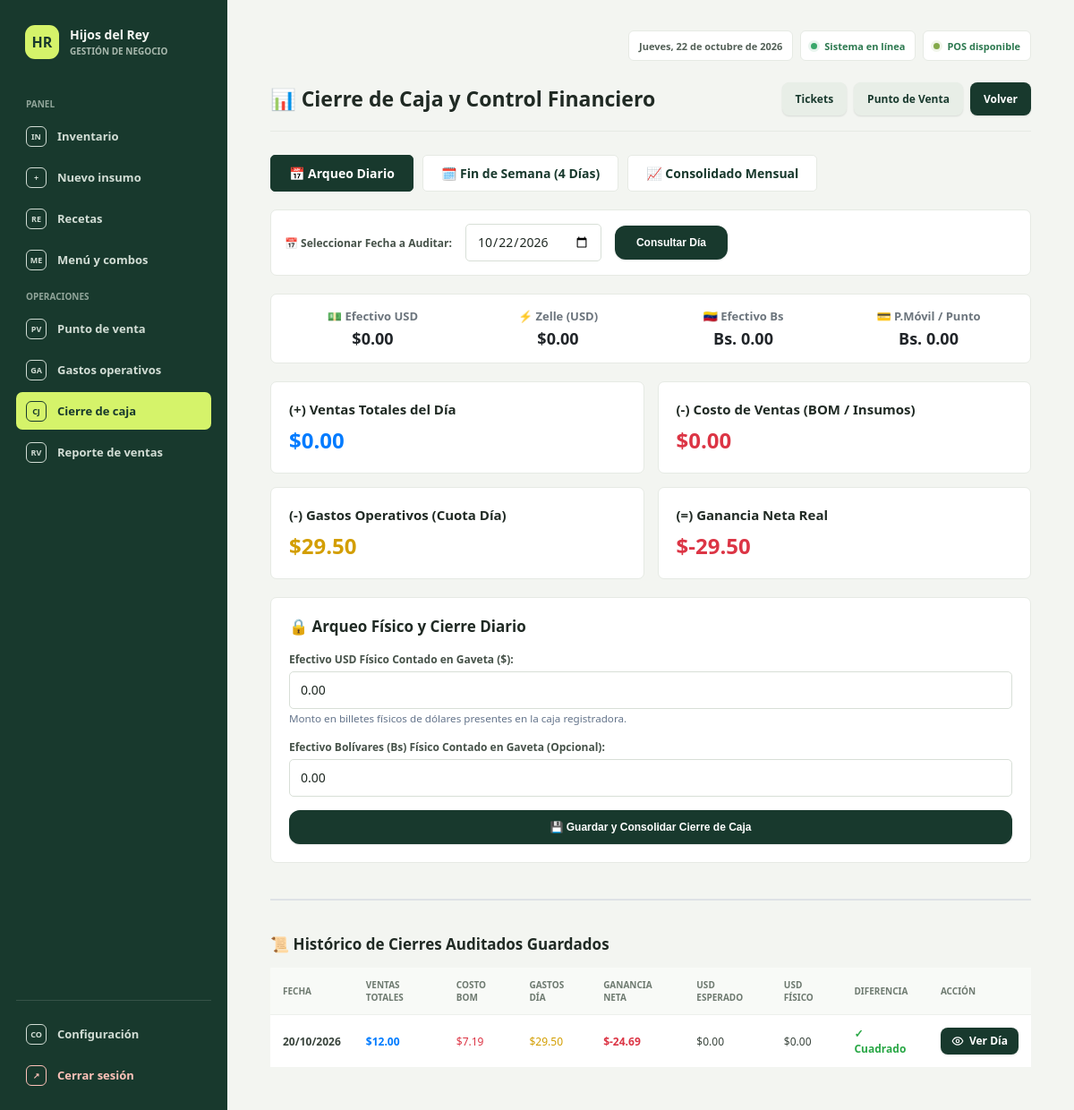
The page /cierre_caja.php (signed in) on the database its author committed.
### tables this page shows
CREATE TABLE `cierre_caja` (
  `id` int NOT NULL AUTO_INCREMENT,
  `fecha` date NOT NULL,
  `total_ventas` decimal(10,2) DEFAULT '0.00',
  `costo_bom` decimal(10,2) DEFAULT '0.00',
  `gastos_dia` decimal(10,2) DEFAULT '0.00',
  `ganancia_neta` decimal(10,2) DEFAULT '0.00',
  `efectivo_esperado` decimal(10,2) DEFAULT '0.00',
  `efectivo_real` decimal(10,2) DEFAULT '0.00',
  `diferencia` decimal(10,2) DEFAULT '0.00',
  `usuario_id` int NOT NULL,
  `creado_en` timestamp NULL DEFAULT CURRENT_TIMESTAMP,
  PRIMARY KEY (`id`),
  UNIQUE KEY `fecha` (`fecha`)
);

### cierre_caja.php (the view, shortened to what this page needs)
<?php
include 'conexion.php';
$es_admin = isset($_SESSION['rol_id']) && $_SESSION['rol_id'] == 1;
$modo = $es_admin ? (isset($_GET['modo']) ? $_GET['modo'] : 'dia') : 'dia';
$fecha_seleccionada = isset($_GET['fecha']) ? $_GET['fecha'] : date('Y-m-d');
if (isset($_GET['mes_num']) && isset($_GET['anio_num'])) {
    $mes_seleccionado = $_GET['anio_num'] . '-' . $_GET['mes_num'];
} else {
    $mes_seleccionado = isset($_GET['mes']) ? $_GET['mes'] : date('Y-m');
}
$stmtGastos = $conexion->query("SELECT monto, frecuencia FROM gastos");
$gastos = $stmtGastos ? $stmtGastos->fetchAll(PDO::FETCH_ASSOC) : [];
$gasto_diario_base = 0;
foreach ($gastos as $g) {
    $monto = floatval($g['monto']);
    switch ($g['frecuencia']) {
        case 'semanal': $gasto_diario_base += ($monto / 4); break;
        case 'mensual': $gasto_diario_base += ($monto / 16); break;
    }
}
if ($modo === 'mes' && $es_admin) {
    $stmtVentas = $conexion->prepare("SELECT SUM(total) as total_mes FROM ventas WHERE DATE_FORMAT(fecha_venta, '%Y-%m') = ?");
    $stmtVentas->execute([$mes_seleccionado]);
    $resVentas = $stmtVentas->fetch(PDO::FETCH_ASSOC);
    $total_ventas_periodo = floatval($resVentas['total_mes'] ?? 0);
    $stmtPagos = $conexion->prepare("
        SELECT pv.metodo_pago, SUM(pv.monto) as total_metodo
        FROM pagos_ventas pv
        JOIN ventas v ON pv.venta_id = v.id
        WHERE DATE_FORMAT(v.fecha_venta, '%Y-%m') = ?
        GROUP BY pv.metodo_pago
    ");
    $stmtPagos->execute([$mes_seleccionado]);
    $pagos_brutos = $stmtPagos->fetchAll(PDO::FETCH_ASSOC);
    $usd_periodo = 0; $bs_periodo = 0; $zelle_periodo = 0; $pago_movil_periodo = 0;
    foreach ($pagos_brutos as $p) {
        $metodo = strtolower($p['metodo_pago']);
        $monto = floatval($p['total_metodo']);
        if (strpos($metodo, 'efectivo usd') !== false || $metodo === 'efectivo' || strpos($metodo, 'dolar') !== false) {
            $usd_periodo += $monto;
        } elseif (strpos($metodo, 'zelle') !== false) {
            $zelle_periodo += $monto;
        } elseif (strpos($metodo, 'pago movil') !== false || strpos($metodo, 'punto') !== false) {
            $pago_movil_periodo += $monto;
        } elseif (strpos($metodo, 'bs') !== false) {
            $bs_periodo += $monto;
        } else {
            $usd_periodo += $monto;
        }
    }
    $stmtDetalles = $conexion->prepare("
        SELECT dv.producto_id, dv.cantidad as cant_vendida
        FROM detalle_ventas dv
        JOIN ventas v ON dv.venta_id = v.id
        WHERE DATE_FORMAT(v.fecha_venta, '%Y-%m') = ?
    ");
    $stmtDetalles->execute([$mes_seleccionado]);
    $detalles_ventas = $stmtDetalles->fetchAll(PDO::FETCH_ASSOC);
    $costo_total_bom_periodo = 0;
    foreach ($detalles_ventas as $dv) {
        $stmtReceta = $conexion->prepare("SELECT insumo_id, cantidad FROM recetas WHERE combo_id = ?");
        $stmtReceta->execute([$dv['producto_id']]);
        $ingredientes = $stmtReceta->fetchAll(PDO::FETCH_ASSOC);
        foreach ($ingredientes as $ing) {
            $stmtIns = $conexion->prepare("SELECT precio_compra FROM productos WHERE id = ?");
            $stmtIns->execute([$ing['insumo_id']]);
            $insumo = $stmtIns->fetch(PDO::FETCH_ASSOC);
            $costo_total_bom_periodo += ($ing['cantidad'] * $dv['cant_vendida'] * floatval($insumo['precio_compra'] ?? 0));
        }
    }
    $total_gasto_operativo_periodo = $gasto_diario_base * 16;
    $ganancia_neta_periodo = $total_ventas_periodo - $costo_total_bom_periodo - $total_gasto_operativo_periodo;
} else {
    $stmtVentas = $conexion->prepare("SELECT SUM(total) as total_dia FROM ventas WHERE DATE(fecha_venta) = ?");
    $stmtVentas->execute([$fecha_seleccionada]);
    $resVentas = $stmtVentas->fetch(PDO::FETCH_ASSOC);
    $total_ventas_dia = floatval($resVentas['total_dia'] ?? 0);
    $efectivo_usd_esperado = 0; $efectivo_bs_esperado = 0; $zelle_esperado = 0; $pago_movil_punto_esperado = 0;
    if ($efectivo_usd_esperado == 0 && $efectivo_bs_esperado == 0 && $zelle_esperado == 0 && $pago_movil_punto_esperado == 0) {
        $efectivo_usd_esperado = $total_ventas_dia;
    }
    $costo_total_bom_dia = 0;
    $gasto_operativo_diario = $gasto_diario_base;
    $ganancia_neta_dia = $total_ventas_dia - $costo_total_bom_dia - $gasto_operativo_diario;
}
$stmtHistorico = $conexion->query("SELECT * FROM cierre_caja ORDER BY fecha DESC LIMIT 30");
$cierres_guardados = $stmtHistorico ? $stmtHistorico->fetchAll(PDO::FETCH_ASSOC) : [];
?>
<!DOCTYPE html>
<html lang="es">
<head>
    <link rel="stylesheet" href="app.css">
</head>
<body>
<?php include 'navegacion.php'; ?>
<div class="container">
    <div class="header">
        <h2>📊 Cierre de Caja y Control Financiero</h2>
        <nav class="quick-nav" aria-label="Accesos rápidos">
            <a href="reporte_ventas.php" class="btn btn-secondary">Tickets</a>
            <a href="ventas.php" class="btn btn-secondary">Punto de Venta</a>
            <a href="<?= $es_admin ? 'index.php' : 'ventas.php' ?>" class="btn btn-primary">Volver</a>
        </nav>
    </div>
    <?php if ($es_admin): ?>
        <div class="mode-selector">
            <a href="cierre_caja.php?modo=dia" class="mode-btn <?= $modo === 'dia' ? 'active' : '' ?>">📅 Arqueo Diario</a>
            <a href="cierre_caja.php?modo=semana" class="mode-btn <?= $modo === 'semana' ? 'active' : '' ?>">🗓️ Fin de Semana (4 Días)</a>
            <a href="cierre_caja.php?modo=mes" class="mode-btn <?= $modo === 'mes' ? 'active' : '' ?>">📈 Consolidado Mensual</a>
        </div>
    <?php else: ?>
        <div style="background: #e9ecef; padding: 12px; border-radius: 6px; margin-bottom: 20px; font-weight: bold; color: #495057;">
            🔒 Módulo Operativo: Arqueo y Cierre Diario de Caja (Cajero)
        </div>
    <?php endif; ?>
    <?php if ($modo === 'mes' && $es_admin): ?>
        <form method="GET" action="cierre_caja.php" class="filter-box">
            <input type="hidden" name="modo" value="mes">
            <label style="font-weight: bold; color: #333;">📅 Seleccionar Mes a Consolidar:</label>
            <?php
                $partes_mes = explode('-', $mes_seleccionado);
                $anio_actual = $partes_mes[0] ?? date('Y');
                $num_mes_actual = $partes_mes[1] ?? date('m');
                $meses_nombre = [
                    '01' => 'Enero', '02' => 'Febrero', '03' => 'Marzo', '04' => 'Abril',
                    '05' => 'Mayo', '06' => 'Junio', '07' => 'Julio', '08' => 'Agosto',
                    '09' => 'Septiembre', '10' => 'Octubre', '11' => 'Noviembre', '12' => 'Diciembre'
                ];
            ?>
            <select name="mes_num" required>
                <?php foreach ($meses_nombre as $cod => $nombre): ?>
                    <option value="<?= $cod ?>" <?= $cod == $num_mes_actual ? 'selected' : '' ?>><?= $nombre ?></option>
                <?php endforeach; ?>
            </select>
            <select name="anio_num" required>
                <?php for ($a = 2024; $a <= 2030; $a++): ?>
                    <option value="<?= $a ?>" <?= $a == $anio_actual ? 'selected' : '' ?>><?= $a ?></option>
                <?php endfor; ?>
            </select>
            <button type="submit" class="btn" style="background-color: #007bff;">Consultar Mes</button>
        </form>
        <div class="desglose-box">
            <div class="desglose-item">
                <strong>💵 Efectivo USD (Mes)</strong>
                <span>$<?= number_format($usd_periodo, 2) ?></span>
            </div>
            <div class="desglose-item">
                <strong>⚡ Zelle (Mes)</strong>
                <span>$<?= number_format($zelle_periodo, 2) ?></span>
            </div>
            <div class="desglose-item">
                <strong>🇻🇪 Efectivo Bs (Mes)</strong>
                <span>Bs. <?= number_format($bs_periodo, 2) ?></span>
            </div>
            <div class="desglose-item">
                <strong>💳 P.Móvil / Punto (Mes)</strong>
                <span>Bs. <?= number_format($pago_movil_periodo, 2) ?></span>
            </div>
        </div>
        <div class="grid-metrics">
            <div class="metric-card">
                <h4>(+) Ventas Totales del Mes</h4>
                <span style="color: #007bff;">$<?= number_format($total_ventas_periodo, 2) ?></span>
            </div>
            <div class="metric-card" style="border-left-color: #dc3545;">
                <h4>(-) Costo de Ventas (BOM Acumulado)</h4>
                <span style="color: #dc3545;">$<?= number_format($costo_total_bom_periodo, 2) ?></span>
            </div>
            <div class="metric-card" style="border-left-color: #ffc107;">
                <h4>(-) Gastos Operativos (16 días laborables)</h4>
                <span style="color: #d39e00;">$<?= number_format($total_gasto_operativo_periodo, 2) ?></span>
            </div>
            <div class="metric-card net-card">
                <h4>(=) Ganancia Neta Real del Mes</h4>
                <span>$<?= number_format($ganancia_neta_periodo, 2) ?></span>
            </div>
        </div>
    <?php else: ?>
        <form method="GET" action="cierre_caja.php" class="filter-box">
            <label for="fecha" style="font-weight: bold; color: #333;">📅 Seleccionar Fecha a Auditar:</label>
            <input type="date" name="fecha" id="fecha" value="<?= htmlspecialchars($fecha_seleccionada) ?>" required>
            <button type="submit" class="btn" style="background-color: #007bff;">Consultar Día</button>
        </form>
        <div class="desglose-box">
            <div class="desglose-item">
                <strong>💵 Efectivo USD</strong>
                <span>$<?= number_format($efectivo_usd_esperado, 2) ?></span>
            </div>
            <div class="desglose-item">
                <strong>⚡ Zelle (USD)</strong>
                <span>$<?= number_format($zelle_esperado, 2) ?></span>
            </div>
            <div class="desglose-item">
                <strong>🇻🇪 Efectivo Bs</strong>
                <span>Bs. <?= number_format($efectivo_bs_esperado, 2) ?></span>
            </div>
            <div class="desglose-item">
                <strong>💳 P.Móvil / Punto</strong>
                <span>Bs. <?= number_format($pago_movil_punto_esperado, 2) ?></span>
            </div>
        </div>
        <div class="grid-metrics">
            <div class="metric-card">
                <h4>(+) Ventas Totales del Día</h4>
                <span style="color: #007bff;">$<?= number_format($total_ventas_dia, 2) ?></span>
            </div>
            <div class="metric-card" style="border-left-color: #dc3545;">
                <h4>(-) Costo de Ventas (BOM / Insumos)</h4>
                <span style="color: #dc3545;">$<?= number_format($costo_total_bom_dia, 2) ?></span>
            </div>
            <div class="metric-card" style="border-left-color: #ffc107;">
                <h4>(-) Gastos Operativos (Cuota Día)</h4>
                <span style="color: #d39e00;">$<?= number_format($gasto_operativo_diario, 2) ?></span>
            </div>
            <div class="metric-card net-card">
                <h4>(=) Ganancia Neta Real</h4>
                <span>$<?= number_format($ganancia_neta_dia, 2) ?></span>
            </div>
        </div>
        <div class="cash-box">
            <h3 style="margin-top: 0; color: #333;">🔒 Arqueo Físico y Cierre Diario</h3>
            <form action="cierre_caja.php?fecha=<?= $fecha_seleccionada ?>&modo=dia" method="POST">
                <div class="form-group">
                    <label>Efectivo USD Físico Contado en Gaveta ($):</label>
                    <input type="number" step="0.01" name="efectivo_usd_real" value="<?= number_format($efectivo_usd_esperado, 2, '.', '') ?>" required>
                    <small style="color: #64748b;">Monto en billetes físicos de dólares presentes en la caja registradora.</small>
                </div>
                <div class="form-group">
                    <label>Efectivo Bolívares (Bs) Físico Contado en Gaveta (Opcional):</label>
                    <input type="number" step="0.01" name="efectivo_bs_real" value="<?= number_format($efectivo_bs_esperado, 2, '.', '') ?>">
                </div>
                <button type="submit" name="guardar_cierre" class="btn btn-success">💾 Guardar y Consolidar Cierre de Caja</button>
            </form>
        </div>
    <?php endif; ?>
    <div style="margin-top: 40px; border-top: 2px solid #dee2e6; padding-top: 20px;">
        <h3 style="color: #333; margin-bottom: 15px;">📜 Histórico de Cierres Auditados Guardados</h3>
        <?php if (count($cierres_guardados) > 0): ?>
            <table>
                <thead>
                    <tr>
                        <th>Fecha</th>
                        <th>Ventas Totales</th>
                        <th>Costo BOM</th>
                        <th>Gastos Día</th>
                        <th>Ganancia Neta</th>
                        <th>USD Esperado</th>
                        <th>USD Físico</th>
                        <th>Diferencia</th>
                        <th>Acción</th>
                    </tr>
                </thead>
                <tbody>
                    <?php foreach ($cierres_guardados as $c): ?>
                        <tr>
                            <td><strong><?= date('d/m/Y', strtotime($c['fecha'])) ?></strong></td>
                            <td style="color: #007bff; font-weight: bold;">$<?= number_format($c['total_ventas'], 2) ?></td>
                            <td style="color: #dc3545;">$<?= number_format($c['costo_bom'], 2) ?></td>
                            <td style="color: #d39e00;">$<?= number_format($c['gastos_dia'], 2) ?></td>
                            <td style="font-weight: bold; color: <?= $c['ganancia_neta'] >= 0 ? '#28a745' : '#dc3545' ?>;">
                                $<?= number_format($c['ganancia_neta'], 2) ?>
                            </td>
                            <td>$<?= number_format($c['efectivo_esperado'], 2) ?></td>
                            <td>$<?= number_format($c['efectivo_real'], 2) ?></td>
                            <td>
                                <?php if ($c['diferencia'] == 0): ?>
                                    <span class="tag-dif-ok">✓ Cuadrado</span>
                                <?php elseif ($c['diferencia'] > 0): ?>
                                    <span class="tag-dif-ok">+$<?= number_format($c['diferencia'], 2) ?> (Sobrante)</span>
                                <?php else: ?>
                                    <span class="tag-dif-bad">-$<?= number_format(abs($c['diferencia']), 2) ?> (Faltante)</span>
                                <?php endif; ?>
                            </td>
                            <td class="table-actions-cell">
                                <div class="table-actions">
                                    <a href="cierre_caja.php?modo=dia&fecha=<?= $c['fecha'] ?>" class="btn" aria-label="Ver cierre del día" title="Ver cierre del día">
                                        <svg viewBox="0 0 24 24" fill="none" stroke="currentColor" stroke-width="2" aria-hidden="true"><path d="M2 12s3.5-7 10-7 10 7 10 7-3.5 7-10 7-10-7-10-7Z"/><circle cx="12" cy="12" r="3"/></svg>Ver Día
                                    </a>
                                </div>
                            </td>
                        </tr>
                    <?php endforeach; ?>
                </tbody>
            </table>
        <?php endif; ?>
    </div>
</div>
</body>
</html>

### rows shown on the page
cierre_caja: fecha "20/10/2026", total_ventas "12.00", costo_bom "7.19", gastos_dia "29.50", ganancia_neta "-24.69", efectivo_esperado "0.00", efectivo_real "0.00", diferencia "✓ Cuadrado"

### other values the page prints
$efectivo_usd_esperado "0.00"
$zelle_esperado "0.00"
$efectivo_bs_esperado "0.00"
$pago_movil_punto_esperado "0.00"
$total_ventas_dia "0.00"
$costo_total_bom_dia "0.00"
$gasto_operativo_diario "29.50"
$ganancia_neta_dia "-29.50"
